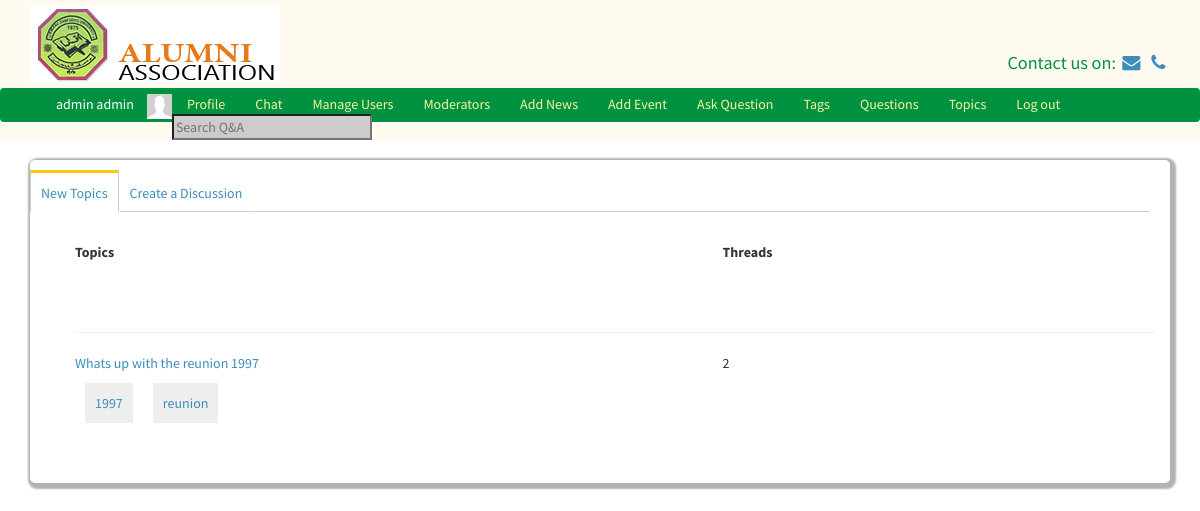
The app's page /topics.php (signed in) with its own data.
### tables this page shows
CREATE TABLE `users` (
  `id` int(11) NOT NULL,
  `first_name` varchar(255) NOT NULL,
  `last_name` varchar(255) NOT NULL,
  `username` varchar(255) NOT NULL,
  `password` varchar(255) NOT NULL,
  `salt` varchar(64) NOT NULL,
  `email` varchar(255) NOT NULL,
  `user_type` int(11) NOT NULL,
  `profile_picture` varchar(1024) NOT NULL,
  `online` int(11) NOT NULL DEFAULT '0',
  `year_of_graduation` varchar(255) DEFAULT NULL,
  `phone_number` varchar(255) DEFAULT NULL,
  `place_of_work` text,
  `department` text,
  `address` text
);

CREATE TABLE `topic` (
  `id` int(11) NOT NULL,
  `name` varchar(1024) NOT NULL,
  `description` text NOT NULL,
  `creator_id` int(11) NOT NULL,
  `create_time` varchar(1024) NOT NULL,
  `category_id` int(11) NOT NULL
);

CREATE TABLE `topic_tags` (
  `id` int(11) NOT NULL,
  `topic_id` int(11) NOT NULL,
  `tags_id` int(11) NOT NULL
);

CREATE TABLE `tags` (
  `id` int(11) NOT NULL,
  `name` varchar(255) NOT NULL,
  `description` text NOT NULL,
  `count` int(11) NOT NULL
);

### classes/DB.php (called while the page is built, shortened)
<?php
class DB{
	private static $_instance = null;
	private 	$_pdo,
				$_query,
				$_error = false,
				$_results,
				$_count = 0;
	private function __construct(){
		try {
			$this->_pdo = new PDO('mysql:host='.Config::get('mysql/host').';dbname='.Config::get('mysql/db'), Config::get('mysql/username'), Config::get('mysql/password'));
		}
		catch(PDOException $e){
			die($e->getMessage());
		}
	}
	public static function getInstance()
	{
		if (!isset(self::$_instance))
		{
			self::$_instance = new DB();
		}
		return self::$_instance;
	}
	public function query($sql, $params = [])
	{
		$this->_error = false;
		if($this->_query = $this->_pdo->prepare($sql)){
				$x = 1;
			if (count($params)){
				foreach($params as $param){
					$this->_query->bindValue($x, $param);
					$x++;
				}
			}
				if($this->_query->execute()){
					$this->_results = $this->_query->fetchAll(PDO::FETCH_OBJ);
					$this->_count = $this->_query->rowCount();
				}
				else{
					$this->_error = true;
				}
				}
				return $this;
		}
		public function error(){
			return $this->_error;
		}
		public function read($table){
			$sql = "SELECT * FROM {$table}";
			if(!$this->query($sql)->error())
			{
				return $this;
			}
			return false;
		}
		private function action($action, $table, $where = []){
			if (count($where) === 3)
			{
				$operators = ['=','>=','<=','<','>','!='];
					$field = $where[0];
					$operator = $where[1];
					$value = $where[2];
					if(in_array($operator, $operators)){
						$sql = "{$action} FROM {$table} WHERE {$field} {$operator} ?";
						if(!$this->query($sql, [$value])->error())
						{
							return $this;
						}
					}
			}
			return false;
		}
		public function get($table, $where){
			return $this->action('SELECT *', $table, $where);
		}
		public function results()
		{
			return $this->_results;
		}
		public function first(){
			if($this->results()){
			return $this->results()[0];
			}else {
				return false;
			}
		}
		public function counter(){
			return $this->_count;
		}
	}
?>

### classes/Config.php (called while the page is built)
<?php
class Config{
	public static function get($path)
	{
		if($path){
			$config = $GLOBALS['config'];
			$path = explode('/', $path);
			foreach ($path as $bit){
				if(isset($config[$bit])){
					$config = $config[$bit];
				}
			}
			return $config;
		}
		return false;
	}
}
?>

### classes/User.php (called while the page is built, shortened)
<?php
class User
{
	private $_session_name, $_isLoggedIn, $_activeRecord, $_error, $_db, $_online;
	public function __construct($user = null){
		$this->_activeRecord = new ActiveRecord('users');
		$this->_session_name = Config::get('session/session_name');
		if(!$user){
				if(Session::exists($this->_session_name)){
						$user = Session::get($this->_session_name);
						if($this->_activeRecord->find($user))
						{
								$this->_isLoggedIn = true;
						}
				}
		}
		else{
				$this->_activeRecord->find($user);
		}
}
		public function activeRecord(){
			return $this->_activeRecord;
		}
	public function isLoggedIn(){
		return $this->_isLoggedIn;
	}
	public function isAdmin(){
		if($this->_activeRecord->data()->user_type == 1)
		{
			return true;
		}
	}
}
?>

### classes/Session.php (called while the page is built, shortened)
<?php
class Session {
	public static function exists($tokenName)
		{
			return (isset($_SESSION[$tokenName])) ? true: false;
		}
	public static function get($name){
		return $_SESSION[$name];
	}
}
?>

### classes/ActiveRecord.php (called while the page is built, shortened)
<?php
class ActiveRecord{
	private $_db, $_table, $_data;
	public function __construct($tableName){
		$this->_db = DB::getInstance();
		$this->_table = $tableName;
	}
	public function read(){
		return $this->_db->read($this->_table);
	}
	public function find($user = null){
		if($user){
			$field = (is_numeric($user))? 'id' : 'username';
			$data = $this->_db->get($this->_table, [$field,'=',$user]);
			if($data->counter()){
			$this->_data = $data->first();
				return true;
			}
			else{
				return false;
			}
		}
	}
	public function data()
	{
		return $this->_data;
	}
	public function hasMany($table, $where){
foreach ($where as $key => $value) {
			$field = $key;
			$id = $value;
		}
		if($data = $this->_db->get($table, [$field, '=', $id])){
			return $this->_db->results();
					}else{
			return false;
		}
	}
	public function relate($where = []){
		foreach ($where as $key => $value) {
			$field = $key;
			$id = $value;
		}
		if($data = $this->_db->get($this->_table, [$field, '=', $id])){
			$this->_data = $data->first();
			return true;
		}else{
			return false;
		}
	}
}
?>

### classes/Topic.php (called while the page is built, shortened)
<?php
class Topic
{
    private $_db, $_activeRecord, $_error;
    public function __construct()
    {
        $this->_activeRecord = new ActiveRecord(self::tableName());
    }
    public static function tableName(){
        return 'topic';
    }
    public function activeRecord(){
        return $this->_activeRecord;
    }
    public function getThreadCount($id){
        return count($this->_activeRecord->hasMany(Threads::tableName(), ['topic_id'    =>  $id]));
    }
}

### classes/TopicTag.php (called while the page is built, shortened)
<?php
class TopicTag
{
    public static function tableName(){
        return 'topic_tags';
    }
}

### classes/Tags.php (called while the page is built, shortened)
<?php
class Tags
{
    private $_db, $_activeRecord, $_error;
    public function __construct()
    {
        $this->_activeRecord = new ActiveRecord(self::tableName());
    }
    public static function tableName(){
        return 'tags';
    }
    public function activeRecord(){
        return $this->_activeRecord;
    }
}
?>

### classes/Threads.php (called while the page is built, shortened)
<?php
class Threads
{
    public static function tableName(){
        return 'threads';
    }
}

### topics.php (the view, shortened to what this page needs)
<body id="page-wrapper">
<div >
<?php
Template::start();
?>
<div class="row">
    <div class="container">
        <div class="tabs">
            <div class="tab-item tab-active" id="index-1">
                <a href="#">New Topics</a>
            </div>
            <div class="tab-item tab-inactive" id="index-3">
                <a href="#">Create a Discussion</a>
            </div>
            <div class="tab-line">
            </div>
            <div id="index-1-tab">
                <div class="container">
                    <div class="tab-1" style="margin-top: 30px">
                        <div class="col-md-12">
                            <div class="col-md-7"><strong>Topics</strong></div>
                            <div class="col-md-1"><strong>Threads</strong></div>
                            <?php
                            $topic = new Topic();
                            $all_topics = $topic->activeRecord()->read()->results();
                            foreach ($all_topics as $question) {
                                $q = new Topic();
                                $tags = $q->activeRecord()->hasMany(TopicTag::tableName(),['topic_id'   =>  $question->id]);
                                ?>
                                <div class="question">
                                    <div class="col-md-12">
                                        <hr>
                                    </div>
                                    <div class="col-md-7">
                                        <a href="viewtopic.php?id=<?= $question->id?>"><?= $question->name?></a>
                                        <div>
                                            <?php
                                            foreach ($tags as $t) {
                                                $data  = new Tags();
                                                $data->activeRecord()->relate(['id' =>  $t->tags_id]);
                                                $tag = $data->activeRecord()->data();
                                                ?>
                                                <div class="">
                    <span class="ini-tags"><a href="viewTags.php?id=<?=$tag->id?>">
                    <?php $char = ['_', '-'];
                    $str = str_replace($char," ", $tag->name);
                    echo $str;
                    ?>
                        </a></span>
                                                </div>
                                                <?php
                                            }
                                            ?>
                                        </div>
                                    </div>
                                    <div class="col-md-1">
                                        <?= $q->getThreadCount($question->id)
                                        ?>
                                    </div>
                                </div>
                                <?php
                            }
                            ?>
                        </div>
                    </div>
                </div>
            </div>
    </div>
    </div>
</div>
</div>
</body>

### classes/Template.php (shortened to what this page needs)
<?php
class Template
{
    public static function start(){
        $user = new User();
        echo '
        <div style="margin-bottom: 100px">
  <header style="position: fixed; top: 0; width: 100%; z-index: 200; background-color: floralwhite">
  <div class="container">
<div class="row">
    <div style="margin: 5px"></div>
    <div class="col-md-6"><img src="img/logo.png"></div>
    <div class="col-md-6">
        <div style="color: #009241; padding-top:45px; font-size: 1.3em" class="pull-right">Contact us on:
            <a href="mailto:ifo@cjinnovators.com"><i class="fa fa-fw fa-envelope"></i></a>
            <a href="tel:07037350494"><i class="fa fa-fw fa-phone"></i> </a>
        </div>
    </div>
</div>
</div>
<div style="margin: 5px"></div>
<nav class="navbar top-link" style="background-color:#009241; padding-bottom: 0; margin-bottom: 0 ">
    <div class="container-fluid" style="padding-bottom: 0; margin-bottom: 0" >
      ';
        if ($user->isLoggedIn()) {
            echo '
                <div class="chat-box">
                    <div onClick="$(\'.chat-box\').hide()" class="pull-right" style="cursor: pointer;">&times</div>
                    <div class="chatBoxBody">
                    </div>
                </div>
              <ul class="navbar-nav navbar-left top-link-links">
              <li style="color: #ffffff; margin-right: 13px;"> '.$user->activeRecord()->data()->first_name.' '.$user->activeRecord()->data()->last_name.' </li>
              <li><img src="'.$user->activeRecord()->data()->profile_picture.'" height="25px"></li>
          <li><a href="profile.php" class="navbar-link">Profile</a></li>
          <li><a id="chat-btn" style="cursor: pointer;" class="navbar-link">Chat</a></li>';
          if($user->isAdmin()){
         echo'
          <li><a href="manageUsers.php">Manage Users</a></li>
        <li><a href="moderator.php">Moderators</a></li>
        <li><a href="addnews.php">Add News</a></li>
        <li><a href="addevents.php">Add Event</a></li>
            ';
        }if ($user->isModerator()){
                echo '<li ><a href="categories.php">Manage Categories</a></li>';
            }
         echo '
            <li><a href="ask.php">Ask Question</a></li>
            <li><a href="tags.php">Tags</a></li>
            <li><a href="questions.php">Questions</a></li>
            <li><a href="topics.php">Topics</a></li>
          <li><a href="logout.php" class="navbar-link">Log out</a></li>
          <li><input type="text" id="search" class="nav-input" placeholder="Search Q&A"></li>
        </ul>
            ';
        }
        echo '
      </div>
    </nav>
  </header>
</div>
<div class="container">
        <div class="main-content">
<div class="row">
  <div class="container">
    <div class="">
    </div>
  </div>
</div>
        ';
    }
}

### records on screen
users: first_name "admin", last_name "admin", profile_picture (picture)
topic: name "Whats up with the reunion 1997", id "2"
topic_tags: tags.name "1997"
topic_tags: tags.name "reunion"
